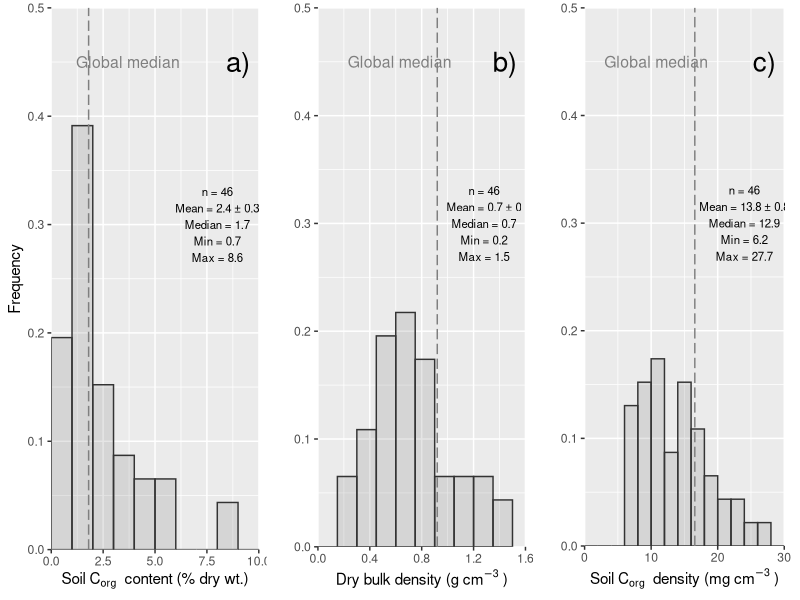

This chart was generated by the following R code:
#C histograms

library(ggthemes)
library(tidyverse)
library(cowplot)
library(plotrix)

df=read_csv("./Howard_2019_ESCO_Data.csv")%>% 
  filter(!is.na(longitude))

df$Cdensity=df$trad_LOI*df$density/100*1000


## Corg content trad.LOI...org
global_mean = c(1.8)
variable_of_interest <- df$trad_LOI
ylimits = c(0,.5)
xlimits = c(0,10)

Corg_plot <- df %>% 
  ggplot(aes(trad_LOI)) + 
  # geom_histogram(aes(y = ..density..),binwidth=density(bci$trad.LOI...org)$bw) 
  geom_histogram(aes(y = (..count..)/sum(..count..)),
                 breaks=seq(0, 10, by = 1), 
                 col="grey20", 
                 fill="grey50", 
                 alpha = .2) +
  annotate("text", x=xlimits[2]*0.9, y=ylimits[2]*0.9, label= "a)",size = 7)+ #####
geom_vline(xintercept = global_mean, col = "grey50", linetype = "longdash")+
  annotate("text", x = global_mean+1.9, y = ylimits[2]*0.90, label = "Global median",
           col = "grey50", size = 4)+
  #  geom_vline(xintercept = median, col = "black", linetype = "dashed")+
  # annotate("text", x = median+1.4, y = ylimits[2]*0.85, label = "Median", col = "black", size = 4.5)+
  scale_y_continuous(expand = c(0.000, 0.0), limits = ylimits)+
  scale_x_continuous(expand = c(0.000, 0.0), limits = xlimits)+
  #limits = c(0,0.61), breaks = seq(0, 0.6, by = 0.2))+
  labs(x = expression(paste("Soil C"[org] ~" content (% dry wt.)")), 
       y="Frequency")+
  theme(plot.margin = unit(c(0.2, 0.2, 0.2, 0.2), "cm"))+
  annotate("text", x = xlimits[2]*0.8, y = ylimits[2]*0.6, 
           label = paste0("n = ", length(variable_of_interest),
                          "\nMean = ", round(mean(variable_of_interest),1), " ± ", round(std.error(variable_of_interest), 1),
                          "\nMedian = ", round(median(variable_of_interest),1),
                          "\nMin = ", round(min(variable_of_interest),1),
                          "\nMax = ", round(max(variable_of_interest),1)),
           size = 2.9)



## DBD
global_mean = c(0.92)
variable_of_interest <- df$density
ylimits = c(0,0.5)
xlimits = c(0,1.6)

DBD_plot <- df %>% 
  ggplot(aes(density)) + 
  geom_histogram(aes(y = (..count..)/sum(..count..)),
                 breaks=seq(0, 1.7, by = .15), 
                 col="grey20", 
                 fill="grey50", 
                 alpha = .2) +
  annotate("text", x=xlimits[2]*0.9, y=ylimits[2]*0.9, label= "b)",size = 7)+ #####
geom_vline(xintercept = global_mean, col = "grey50", linetype = "longdash")+
  annotate("text", x = global_mean-0.29, y = ylimits[2]*0.9, label = "Global median",
           col = "grey50", size = 4)+
  scale_y_continuous(expand = c(0.000, 0.0), limits = ylimits)+
  scale_x_continuous(expand = c(0.000, 0.0), limits = xlimits)+
  labs(x = expression(paste("Dry bulk density (g cm"^-3~ ")")), 
       y="")+
  theme(plot.margin = unit(c(0.2, 0.2, 0.2, 0.2), "cm"))+
  annotate("text", x = xlimits[2]*0.8, y = ylimits[2]*0.6, 
           label = paste0("n = ", length(variable_of_interest),
                          "\nMean = ", round(mean(variable_of_interest),1), " ± ", round(std.error(variable_of_interest), 1),
                          "\nMedian = ", round(median(variable_of_interest),1),
                          "\nMin = ", round(min(variable_of_interest),1),
                          "\nMax = ", round(max(variable_of_interest),1)),
           size = 2.9)

## C density
global_mean = c(16.56)
variable_of_interest <- df$Cdensity
ylimits = c(0,0.5)
xlimits = c(0,30)

Cdensity <- df %>% 
  ggplot(aes(Cdensity)) + 
  geom_histogram(aes(y = (..count..)/sum(..count..)),
                 breaks=seq(0, 30, by = 2), 
                 col="grey20", 
                 fill="grey50", 
                 alpha = .2) +
  annotate("text", x=xlimits[2]*0.9, y=ylimits[2]*0.9, label= "c)",size = 7)+ #####
geom_vline(xintercept = global_mean, col = "grey50", linetype = "longdash")+
  annotate("text", x = global_mean-5.8, y = ylimits[2]*0.9, label = "Global median",
           col = "grey50", size = 4)+
  scale_y_continuous(expand = c(0.000, 0.0), limits = ylimits)+
  scale_x_continuous(expand = c(0.000, 0.0), limits = xlimits)+
  labs(x=expression(paste("Soil C"[org] ~" density (mg cm"^-3~ ")")), 
       y="")+
  theme(plot.margin = unit(c(0.2, 0.4, 0.2, 0.2), "cm"))+
  annotate("text", x = xlimits[2]*0.8, y = ylimits[2]*0.6, 
           label = paste0("n = ", length(variable_of_interest),
                          "\nMean = ", round(mean(variable_of_interest),1), " ± ", round(std.error(variable_of_interest), 1),
                          "\nMedian = ", round(median(variable_of_interest),1),
                          "\nMin = ", round(min(variable_of_interest),1),
                          "\nMax = ", round(max(variable_of_interest),1)),
           size = 2.9)


big_plot <- plot_grid(Corg_plot, DBD_plot, Cdensity, ncol = 3)


ggsave("Fig1_histo.pdf",big_plot, width = 10.8, height = 3.8)